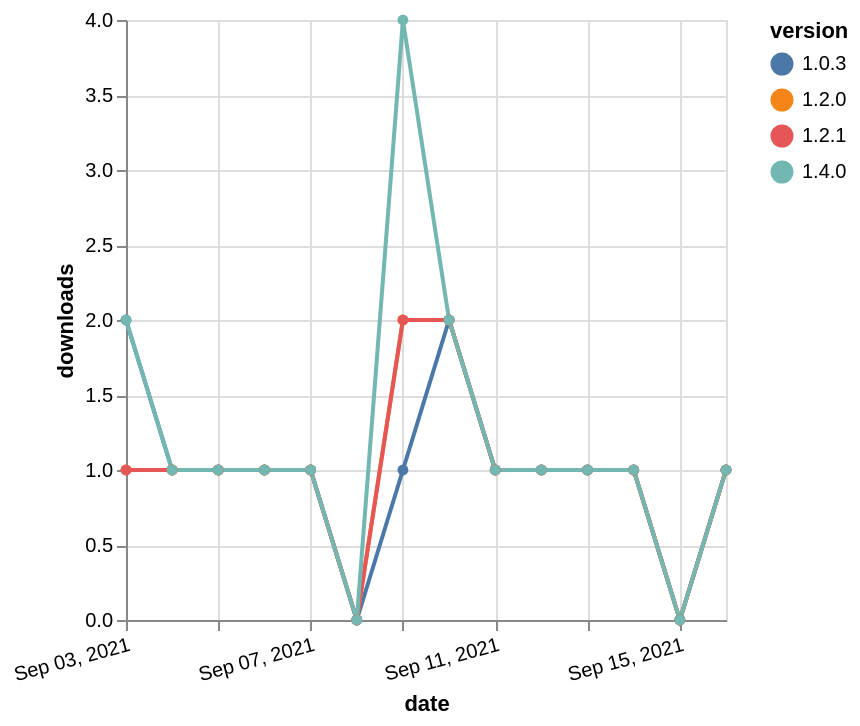

This figure's Vega-Lite source:
### Vega-Lite specification from a JSON file in a GitHub repository (floating-point values rounded to 4 significant figures)
{"$schema": "https://vega.github.io/schema/vega-lite/v5.json", "description": "A simple bar chart with embedded data.", "data": {"values": [{"date": "2021-09-03", "total": 166, "delta": 2, "version": "1.0.3"}, {"date": "2021-09-04", "total": 167, "delta": 1, "version": "1.0.3"}, {"date": "2021-09-05", "total": 168, "delta": 1, "version": "1.0.3"}, {"date": "2021-09-06", "total": 169, "delta": 1, "version": "1.0.3"}, {"date": "2021-09-07", "total": 170, "delta": 1, "version": "1.0.3"}, {"date": "2021-09-08", "total": 170, "delta": 0, "version": "1.0.3"}, {"date": "2021-09-09", "total": 171, "delta": 1, "version": "1.0.3"}, {"date": "2021-09-10", "total": 173, "delta": 2, "version": "1.0.3"}, {"date": "2021-09-11", "total": 174, "delta": 1, "version": "1.0.3"}, {"date": "2021-09-12", "total": 175, "delta": 1, "version": "1.0.3"}, {"date": "2021-09-13", "total": 176, "delta": 1, "version": "1.0.3"}, {"date": "2021-09-14", "total": 177, "delta": 1, "version": "1.0.3"}, {"date": "2021-09-15", "total": 177, "delta": 0, "version": "1.0.3"}, {"date": "2021-09-16", "total": 178, "delta": 1, "version": "1.0.3"}, {"date": "2021-09-03", "total": 156, "delta": 1, "version": "1.2.0"}, {"date": "2021-09-04", "total": 157, "delta": 1, "version": "1.2.0"}, {"date": "2021-09-05", "total": 158, "delta": 1, "version": "1.2.0"}, {"date": "2021-09-06", "total": 159, "delta": 1, "version": "1.2.0"}, {"date": "2021-09-07", "total": 160, "delta": 1, "version": "1.2.0"}, {"date": "2021-09-08", "total": 160, "delta": 0, "version": "1.2.0"}, {"date": "2021-09-09", "total": 162, "delta": 2, "version": "1.2.0"}, {"date": "2021-09-10", "total": 164, "delta": 2, "version": "1.2.0"}, {"date": "2021-09-11", "total": 165, "delta": 1, "version": "1.2.0"}, {"date": "2021-09-12", "total": 166, "delta": 1, "version": "1.2.0"}, {"date": "2021-09-13", "total": 167, "delta": 1, "version": "1.2.0"}, {"date": "2021-09-14", "total": 168, "delta": 1, "version": "1.2.0"}, {"date": "2021-09-15", "total": 168, "delta": 0, "version": "1.2.0"}, {"date": "2021-09-16", "total": 169, "delta": 1, "version": "1.2.0"}, {"date": "2021-09-03", "total": 136, "delta": 1, "version": "1.2.1"}, {"date": "2021-09-04", "total": 137, "delta": 1, "version": "1.2.1"}, {"date": "2021-09-05", "total": 138, "delta": 1, "version": "1.2.1"}, {"date": "2021-09-06", "total": 139, "delta": 1, "version": "1.2.1"}, {"date": "2021-09-07", "total": 140, "delta": 1, "version": "1.2.1"}, {"date": "2021-09-08", "total": 140, "delta": 0, "version": "1.2.1"}, {"date": "2021-09-09", "total": 142, "delta": 2, "version": "1.2.1"}, {"date": "2021-09-10", "total": 144, "delta": 2, "version": "1.2.1"}, {"date": "2021-09-11", "total": 145, "delta": 1, "version": "1.2.1"}, {"date": "2021-09-12", "total": 146, "delta": 1, "version": "1.2.1"}, {"date": "2021-09-13", "total": 147, "delta": 1, "version": "1.2.1"}, {"date": "2021-09-14", "total": 148, "delta": 1, "version": "1.2.1"}, {"date": "2021-09-15", "total": 148, "delta": 0, "version": "1.2.1"}, {"date": "2021-09-16", "total": 149, "delta": 1, "version": "1.2.1"}, {"date": "2021-09-03", "total": 129, "delta": 2, "version": "1.4.0"}, {"date": "2021-09-04", "total": 130, "delta": 1, "version": "1.4.0"}, {"date": "2021-09-05", "total": 131, "delta": 1, "version": "1.4.0"}, {"date": "2021-09-06", "total": 132, "delta": 1, "version": "1.4.0"}, {"date": "2021-09-07", "total": 133, "delta": 1, "version": "1.4.0"}, {"date": "2021-09-08", "total": 133, "delta": 0, "version": "1.4.0"}, {"date": "2021-09-09", "total": 137, "delta": 4, "version": "1.4.0"}, {"date": "2021-09-10", "total": 139, "delta": 2, "version": "1.4.0"}, {"date": "2021-09-11", "total": 140, "delta": 1, "version": "1.4.0"}, {"date": "2021-09-12", "total": 141, "delta": 1, "version": "1.4.0"}, {"date": "2021-09-13", "total": 142, "delta": 1, "version": "1.4.0"}, {"date": "2021-09-14", "total": 143, "delta": 1, "version": "1.4.0"}, {"date": "2021-09-15", "total": 143, "delta": 0, "version": "1.4.0"}, {"date": "2021-09-16", "total": 144, "delta": 1, "version": "1.4.0"}]}, "width": "container", "mark": {"type": "line", "point": {"filled": true}}, "encoding": {"x": {"field": "date", "type": "temporal", "timeUnit": "yearmonthdate", "title": "date", "axis": {"labelAngle": -15}}, "y": {"field": "delta", "type": "quantitative", "title": "downloads"}, "color": {"field": "version", "type": "nominal"}, "tooltip": {"field": "delta"}}}
